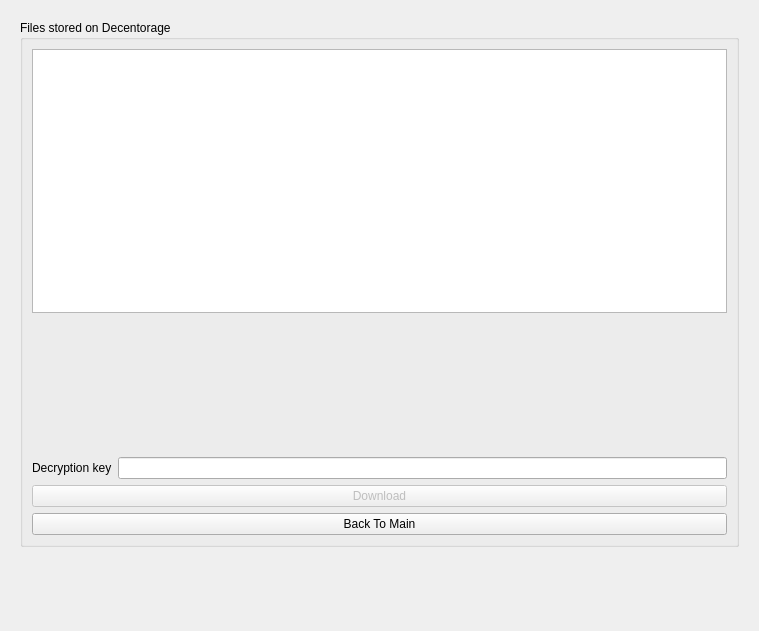
<?xml version="1.0" encoding="UTF-8"?>
<ui version="4.0">
 <class>MainWindow</class>
 <widget class="QWidget" name="MainWindow">
  <property name="geometry">
   <rect>
    <x>0</x>
    <y>0</y>
    <width>759</width>
    <height>631</height>
   </rect>
  </property>
  <property name="windowTitle">
   <string>MainWindow</string>
  </property>
  <layout class="QVBoxLayout" name="verticalLayout_17">
   <item>
    <layout class="QVBoxLayout" name="verticalLayout">
     <item>
      <widget class="QStackedWidget" name="stackedWidget">
       <property name="currentIndex">
        <number>4</number>
       </property>
       <widget class="QWidget" name="loading_page">
        <layout class="QVBoxLayout" name="verticalLayout_6">
         <item>
          <layout class="QVBoxLayout" name="verticalLayout_14" stretch="15,1,15,15">
           <item>
            <widget class="QLabel" name="loading_text">
             <property name="font">
              <font>
               <pointsize>14</pointsize>
               <weight>75</weight>
               <bold>true</bold>
              </font>
             </property>
             <property name="text">
              <string>Loading text</string>
             </property>
             <property name="alignment">
              <set>Qt::AlignCenter</set>
             </property>
            </widget>
           </item>
           <item>
            <spacer name="verticalSpacer_6">
             <property name="orientation">
              <enum>Qt::Vertical</enum>
             </property>
             <property name="sizeHint" stdset="0">
              <size>
               <width>20</width>
               <height>40</height>
              </size>
             </property>
            </spacer>
           </item>
           <item>
            <layout class="QHBoxLayout" name="horizontalLayout_15" stretch="1,2,1">
             <item>
              <spacer name="horizontalSpacer_3">
               <property name="orientation">
                <enum>Qt::Horizontal</enum>
               </property>
               <property name="sizeHint" stdset="0">
                <size>
                 <width>40</width>
                 <height>20</height>
                </size>
               </property>
              </spacer>
             </item>
             <item>
              <widget class="QtWaitingSpinner" name="waiting_spinner" native="true"/>
             </item>
             <item>
              <spacer name="horizontalSpacer_4">
               <property name="orientation">
                <enum>Qt::Horizontal</enum>
               </property>
               <property name="sizeHint" stdset="0">
                <size>
                 <width>40</width>
                 <height>20</height>
                </size>
               </property>
              </spacer>
             </item>
            </layout>
           </item>
           <item>
            <spacer name="verticalSpacer_4">
             <property name="orientation">
              <enum>Qt::Vertical</enum>
             </property>
             <property name="sizeHint" stdset="0">
              <size>
               <width>20</width>
               <height>40</height>
              </size>
             </property>
            </spacer>
           </item>
          </layout>
         </item>
        </layout>
       </widget>
       <widget class="QWidget" name="contract_details_page">
        <layout class="QVBoxLayout" name="verticalLayout_16">
         <item>
          <layout class="QVBoxLayout" name="verticalLayout_15">
           <item>
            <widget class="QLabel" name="contract_details_price_label">
             <property name="text">
              <string>TextLabel</string>
             </property>
            </widget>
           </item>
           <item>
            <widget class="QLabel" name="contract_details_file_size_label">
             <property name="text">
              <string>File size:</string>
             </property>
            </widget>
           </item>
           <item>
            <layout class="QHBoxLayout" name="horizontalLayout_5">
             <item>
              <widget class="QLabel" name="contract_details_download_counts_label">
               <property name="text">
                <string>Download Counts</string>
               </property>
              </widget>
             </item>
             <item>
              <widget class="QSpinBox" name="contract_details_download_counts_spin_box">
               <property name="minimum">
                <number>5</number>
               </property>
               <property name="maximum">
                <number>550</number>
               </property>
              </widget>
             </item>
            </layout>
           </item>
           <item>
            <layout class="QHBoxLayout" name="horizontalLayout_6">
             <item>
              <widget class="QLabel" name="contract_details_duration_label">
               <property name="text">
                <string>Duration in months</string>
               </property>
              </widget>
             </item>
             <item>
              <widget class="QSpinBox" name="contract_details_months_spin_box">
               <property name="minimum">
                <number>1</number>
               </property>
               <property name="maximum">
                <number>120</number>
               </property>
              </widget>
             </item>
            </layout>
           </item>
           <item>
            <widget class="QPushButton" name="contract_details_request_pb">
             <property name="text">
              <string>Request Contract</string>
             </property>
            </widget>
           </item>
           <item>
            <widget class="QPushButton" name="contract_details_cancel_pb">
             <property name="text">
              <string>Cancel</string>
             </property>
            </widget>
           </item>
          </layout>
         </item>
        </layout>
       </widget>
       <widget class="QWidget" name="error_page">
        <layout class="QVBoxLayout" name="verticalLayout_7">
         <item>
          <layout class="QVBoxLayout" name="verticalLayout_13">
           <item>
            <spacer name="verticalSpacer_12">
             <property name="orientation">
              <enum>Qt::Vertical</enum>
             </property>
             <property name="sizeHint" stdset="0">
              <size>
               <width>20</width>
               <height>40</height>
              </size>
             </property>
            </spacer>
           </item>
           <item>
            <widget class="QLabel" name="error_title">
             <property name="text">
              <string>ERROR_TITLE</string>
             </property>
             <property name="alignment">
              <set>Qt::AlignCenter</set>
             </property>
            </widget>
           </item>
           <item>
            <spacer name="verticalSpacer_10">
             <property name="orientation">
              <enum>Qt::Vertical</enum>
             </property>
             <property name="sizeHint" stdset="0">
              <size>
               <width>20</width>
               <height>40</height>
              </size>
             </property>
            </spacer>
           </item>
           <item>
            <widget class="QLabel" name="error_body">
             <property name="text">
              <string>ERROR_BODY</string>
             </property>
             <property name="alignment">
              <set>Qt::AlignCenter</set>
             </property>
             <property name="wordWrap">
              <bool>true</bool>
             </property>
            </widget>
           </item>
           <item>
            <spacer name="verticalSpacer_9">
             <property name="orientation">
              <enum>Qt::Vertical</enum>
             </property>
             <property name="sizeHint" stdset="0">
              <size>
               <width>20</width>
               <height>40</height>
              </size>
             </property>
            </spacer>
           </item>
           <item>
            <widget class="QPushButton" name="error_ok_pb">
             <property name="text">
              <string>OK</string>
             </property>
            </widget>
           </item>
           <item>
            <spacer name="verticalSpacer_11">
             <property name="orientation">
              <enum>Qt::Vertical</enum>
             </property>
             <property name="sizeHint" stdset="0">
              <size>
               <width>20</width>
               <height>40</height>
              </size>
             </property>
            </spacer>
           </item>
          </layout>
         </item>
        </layout>
       </widget>
       <widget class="QWidget" name="main_page">
        <layout class="QVBoxLayout" name="verticalLayout_9">
         <item>
          <layout class="QVBoxLayout" name="verticalLayout_8">
           <item>
            <spacer name="verticalSpacer">
             <property name="orientation">
              <enum>Qt::Vertical</enum>
             </property>
             <property name="sizeHint" stdset="0">
              <size>
               <width>20</width>
               <height>40</height>
              </size>
             </property>
            </spacer>
           </item>
           <item>
            <widget class="QLabel" name="main_welcome_label">
             <property name="text">
              <string>Welcome to Decentorage</string>
             </property>
             <property name="alignment">
              <set>Qt::AlignCenter</set>
             </property>
             <property name="wordWrap">
              <bool>false</bool>
             </property>
            </widget>
           </item>
           <item>
            <spacer name="verticalSpacer_2">
             <property name="orientation">
              <enum>Qt::Vertical</enum>
             </property>
             <property name="sizeHint" stdset="0">
              <size>
               <width>20</width>
               <height>40</height>
              </size>
             </property>
            </spacer>
           </item>
           <item>
            <widget class="QPushButton" name="main_show_files_pb">
             <property name="text">
              <string>Show My Files</string>
             </property>
            </widget>
           </item>
           <item>
            <spacer name="verticalSpacer_3">
             <property name="orientation">
              <enum>Qt::Vertical</enum>
             </property>
             <property name="sizeHint" stdset="0">
              <size>
               <width>20</width>
               <height>40</height>
              </size>
             </property>
            </spacer>
           </item>
           <item>
            <widget class="QPushButton" name="main_upload_files_pb">
             <property name="text">
              <string>Upload Files</string>
             </property>
            </widget>
           </item>
           <item>
            <spacer name="verticalSpacer_5">
             <property name="orientation">
              <enum>Qt::Vertical</enum>
             </property>
             <property name="sizeHint" stdset="0">
              <size>
               <width>20</width>
               <height>40</height>
              </size>
             </property>
            </spacer>
           </item>
           <item>
            <widget class="QPushButton" name="main_logout_pb">
             <property name="text">
              <string>Logout</string>
             </property>
            </widget>
           </item>
          </layout>
         </item>
        </layout>
       </widget>
       <widget class="QWidget" name="show_files_page">
        <layout class="QVBoxLayout" name="verticalLayout_10">
         <item>
          <widget class="QGroupBox" name="groupbox_showfiles">
           <property name="title">
            <string>Files stored on Decentorage</string>
           </property>
           <layout class="QVBoxLayout" name="verticalLayout_32">
            <item>
             <layout class="QVBoxLayout" name="verticalLayout_5" stretch="10,5,5,0,0">
              <item>
               <widget class="QListWidget" name="show_files_list_widget">
                <property name="alternatingRowColors">
                 <bool>true</bool>
                </property>
               </widget>
              </item>
              <item>
               <widget class="QLabel" name="show_files_file_information_label">
                <property name="text">
                 <string/>
                </property>
                <property name="scaledContents">
                 <bool>false</bool>
                </property>
                <property name="wordWrap">
                 <bool>true</bool>
                </property>
               </widget>
              </item>
              <item>
               <layout class="QHBoxLayout" name="horizontalLayout_3">
                <item>
                 <widget class="QLabel" name="show_files_decryption_key_label">
                  <property name="text">
                   <string>Decryption key</string>
                  </property>
                 </widget>
                </item>
                <item>
                 <widget class="QLineEdit" name="show_files_decryption_key_line_edit">
                  <property name="enabled">
                   <bool>true</bool>
                  </property>
                 </widget>
                </item>
               </layout>
              </item>
              <item>
               <widget class="QPushButton" name="show_files_download_pb">
                <property name="enabled">
                 <bool>false</bool>
                </property>
                <property name="text">
                 <string>Download</string>
                </property>
               </widget>
              </item>
              <item>
               <widget class="QPushButton" name="show_files_back_pb">
                <property name="text">
                 <string>Back To Main</string>
                </property>
               </widget>
              </item>
             </layout>
            </item>
           </layout>
          </widget>
         </item>
        </layout>
       </widget>
       <widget class="QWidget" name="upload_main_page">
        <layout class="QVBoxLayout" name="verticalLayout_12">
         <item>
          <layout class="QVBoxLayout" name="verticalLayout_11">
           <item>
            <widget class="QLabel" name="upload_main_status_label">
             <property name="text">
              <string>TextLabel</string>
             </property>
            </widget>
           </item>
           <item>
            <layout class="QHBoxLayout" name="horizontalLayout_4">
             <item>
              <widget class="QPushButton" name="upload_main_request_contract_pb">
               <property name="text">
                <string>Request Contract Instance</string>
               </property>
              </widget>
             </item>
             <item>
              <widget class="QPushButton" name="upload_main_initiate_contract_pb">
               <property name="text">
                <string>Initiate Contract Instance</string>
               </property>
              </widget>
             </item>
            </layout>
           </item>
           <item>
            <widget class="QPushButton" name="upload_main_start_uploading_pb">
             <property name="text">
              <string>Start Uploading</string>
             </property>
            </widget>
           </item>
           <item>
            <widget class="QPushButton" name="upload_main_refresh_pb">
             <property name="text">
              <string>Refresh</string>
             </property>
            </widget>
           </item>
           <item>
            <widget class="QPushButton" name="upload_main_back_pb">
             <property name="text">
              <string>Back To Main</string>
             </property>
            </widget>
           </item>
          </layout>
         </item>
        </layout>
       </widget>
       <widget class="QWidget" name="login_page">
        <layout class="QVBoxLayout" name="verticalLayout_2">
         <item>
          <widget class="QGroupBox" name="groupBox">
           <property name="title">
            <string/>
           </property>
           <layout class="QVBoxLayout" name="verticalLayout_4">
            <item>
             <layout class="QVBoxLayout" name="verticalLayout_3">
              <item alignment="Qt::AlignHCenter">
               <widget class="QLabel" name="login_information_label">
                <property name="sizePolicy">
                 <sizepolicy hsizetype="Fixed" vsizetype="Fixed">
                  <horstretch>0</horstretch>
                  <verstretch>0</verstretch>
                 </sizepolicy>
                </property>
                <property name="text">
                 <string>Please log in to your Decentorage account</string>
                </property>
               </widget>
              </item>
              <item>
               <layout class="QHBoxLayout" name="horizontalLayout_2" stretch="2,10">
                <item>
                 <widget class="QLabel" name="login_username_label">
                  <property name="sizePolicy">
                   <sizepolicy hsizetype="Fixed" vsizetype="Fixed">
                    <horstretch>0</horstretch>
                    <verstretch>0</verstretch>
                   </sizepolicy>
                  </property>
                  <property name="text">
                   <string>Username</string>
                  </property>
                 </widget>
                </item>
                <item>
                 <widget class="QLineEdit" name="login_username_line_edit"/>
                </item>
               </layout>
              </item>
              <item>
               <layout class="QHBoxLayout" name="horizontalLayout" stretch="2,10">
                <item>
                 <widget class="QLabel" name="login_password_label">
                  <property name="sizePolicy">
                   <sizepolicy hsizetype="Fixed" vsizetype="Fixed">
                    <horstretch>0</horstretch>
                    <verstretch>0</verstretch>
                   </sizepolicy>
                  </property>
                  <property name="text">
                   <string>Password</string>
                  </property>
                 </widget>
                </item>
                <item>
                 <widget class="QLineEdit" name="login_password_line_edit">
                  <property name="echoMode">
                   <enum>QLineEdit::Password</enum>
                  </property>
                 </widget>
                </item>
               </layout>
              </item>
              <item alignment="Qt::AlignHCenter">
               <widget class="QPushButton" name="login_pb">
                <property name="sizePolicy">
                 <sizepolicy hsizetype="Fixed" vsizetype="Fixed">
                  <horstretch>0</horstretch>
                  <verstretch>0</verstretch>
                 </sizepolicy>
                </property>
                <property name="text">
                 <string>log in</string>
                </property>
               </widget>
              </item>
             </layout>
            </item>
           </layout>
          </widget>
         </item>
        </layout>
       </widget>
      </widget>
     </item>
     <item>
      <widget class="QWidget" name="logo_widget" native="true">
       <property name="minimumSize">
        <size>
         <width>1</width>
         <height>0</height>
        </size>
       </property>
       <layout class="QHBoxLayout" name="horizontalLayout_8">
        <item>
         <layout class="QHBoxLayout" name="horizontalLayout_7">
          <item>
           <spacer name="horizontalSpacer">
            <property name="orientation">
             <enum>Qt::Horizontal</enum>
            </property>
            <property name="sizeHint" stdset="0">
             <size>
              <width>40</width>
              <height>20</height>
             </size>
            </property>
           </spacer>
          </item>
          <item>
           <widget class="QLabel" name="logo">
            <property name="sizePolicy">
             <sizepolicy hsizetype="Fixed" vsizetype="Fixed">
              <horstretch>18</horstretch>
              <verstretch>4</verstretch>
             </sizepolicy>
            </property>
            <property name="minimumSize">
             <size>
              <width>180</width>
              <height>40</height>
             </size>
            </property>
            <property name="maximumSize">
             <size>
              <width>360</width>
              <height>80</height>
             </size>
            </property>
            <property name="sizeIncrement">
             <size>
              <width>18</width>
              <height>4</height>
             </size>
            </property>
            <property name="text">
             <string/>
            </property>
            <property name="pixmap">
             <pixmap>:/gui/decentorage.png</pixmap>
            </property>
            <property name="scaledContents">
             <bool>true</bool>
            </property>
            <property name="wordWrap">
             <bool>false</bool>
            </property>
           </widget>
          </item>
          <item>
           <spacer name="horizontalSpacer_2">
            <property name="orientation">
             <enum>Qt::Horizontal</enum>
            </property>
            <property name="sizeHint" stdset="0">
             <size>
              <width>40</width>
              <height>20</height>
             </size>
            </property>
           </spacer>
          </item>
         </layout>
        </item>
       </layout>
      </widget>
     </item>
    </layout>
   </item>
  </layout>
 </widget>
 <customwidgets>
  <customwidget>
   <class>QtWaitingSpinner</class>
   <extends>QWidget</extends>
   <header>gui/QtWaitingSpinner</header>
   <container>1</container>
  </customwidget>
 </customwidgets>
 <resources>
  <include location="decentorage_logo.qrc"/>
 </resources>
 <connections/>
</ui>
